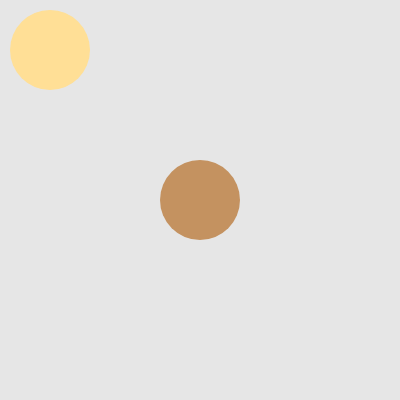
Frame 1 (no input)
Frame 60 (no input): identical to frame 1, image omitted
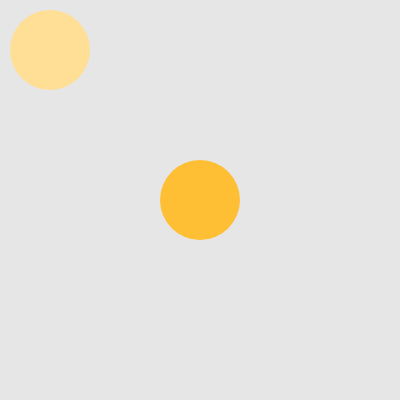
Frame 120 (the mouse pressed at the canvas centre since frame 60)

The p5.js sketch that drew these frames (run headless with seeded random() and noise() and a simulated clock; from frame 60 on, the mouse is pressed at the canvas centre):

// p5.js sketch
// ── sketch.js
// DM2008 — Activity 4a [Guided]
// Bake a Cookie (30 min)
//
// A class is a blueprint — Cookie describes what every cookie has and can do.
// Your job is to complete the class, then add movement and a flavor randomizer.
//
// Suggested order:
// 1. Add the missing properties to the constructor (sz, x, y)
// 2. Fix show() so it uses this.flavor, this.x, this.y, this.sz
// 3. Implement move() and randomFlavor()
// 4. Wire them up in keyPressed() and mousePressed()
//
// Stretch: add a second cookie with different starting values.

let cookie1, cookie2;

function setup() {
  createCanvas(400, 400);
  noStroke();

  cookie1 = new Cookie("chocolate", 80, width / 2, height / 2);
  cookie2 = new Cookie("vanilla", 80, 50, 50);
}

function draw() {
  background(230);

  cookie1.show();
  cookie2.show();
}

class Cookie {
  constructor(flavor, sz, x, y) {
    // this. binds each value to this specific cookie object
    // Add the missing properties below
    this.flavor = flavor;
    this.sz = sz;
    this.x = x;
    this.y = y;
  }

  show() {
    // Fix this method — it should use this.flavor, this.x, this.y, this.sz
    switch (this.flavor) {
      case "chocolate":
        fill(196, 146, 96);
        break;
      case "vanilla":
        fill(255, 223, 150);
        break;
      case "strawberry":
        fill(250, 80, 83);
        break;
      case "grape":
        fill(111, 45, 168);
        break;
      case "mango":
        fill(255, 191, 52);
        break;

      default:
        fill(220, 180, 120);
    }
    ellipse(this.x, this.y, this.sz);
  }

  // Add a move() method — update this.x or this.y based on which key is pressed
  move() {
    switch (key) {
      case "d":
        this.x += 50;
        break;
      case "a":
        this.x -= 50;
        break;
      case "w":
        this.y -= 50;
        break;
      case "s":
        this.y += 50;
        break;
    }
  }

  // Add a randomFlavor() method — set this.flavor to one of at least 3 options
  randomFlavor() {
    let flavors = ["chocolate", "vanilla", "strawberry", "mango", "grape"];
    this.flavor = random(flavors);
  }
}

// Call cookie.move() when an arrow key is pressed
function keyPressed() {
  cookie1.move();
  cookie2.move();
}

// Call cookie.randomFlavor() when the mouse is clicked
function mousePressed() {
  cookie1.randomFlavor();
  cookie2.randomFlavor();
}
